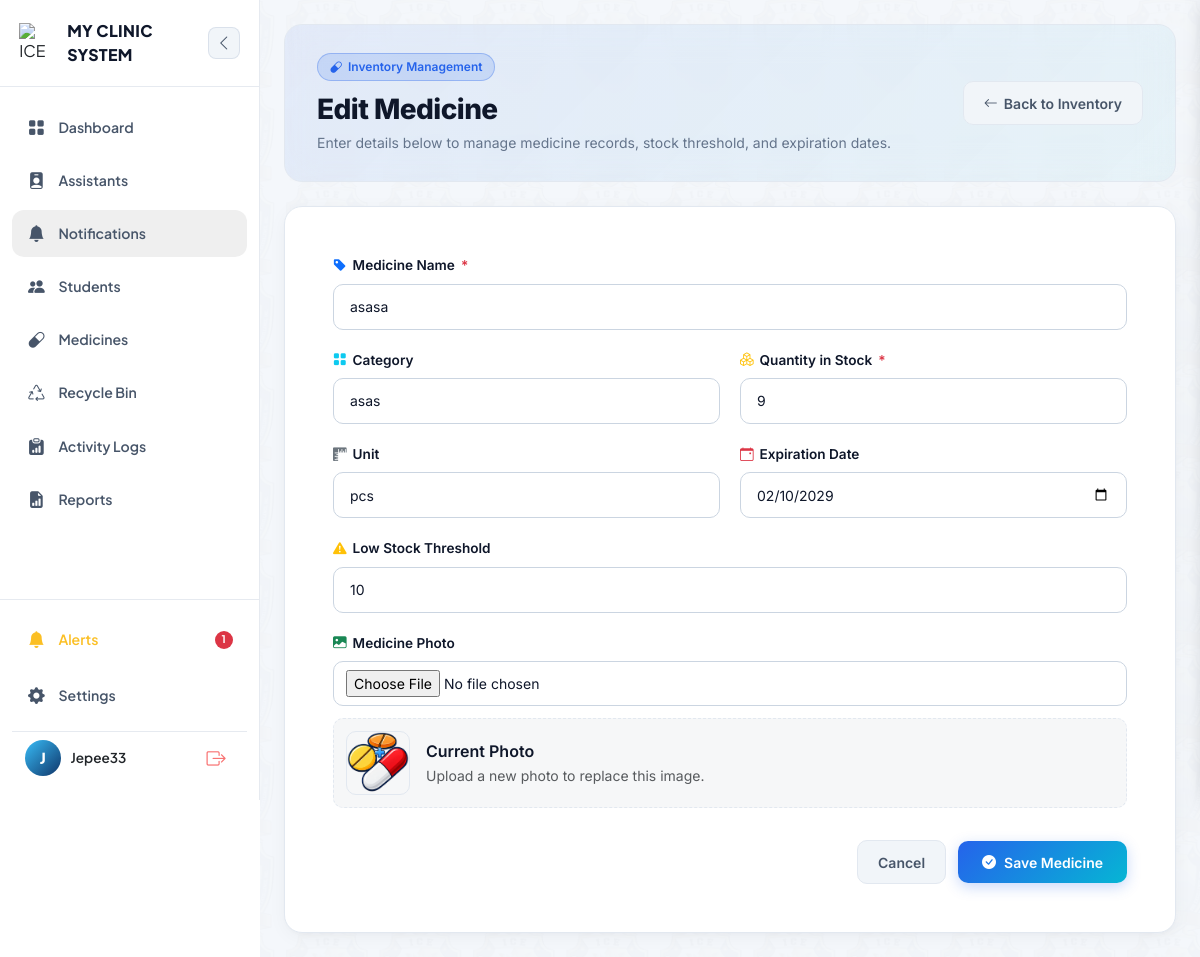
The page /medicines/11/edit/ (signed in) on the database its author committed.
### clinic/models.py (models this page shows, shortened)
class Medicine(models.Model):
    name = models.CharField(max_length=150, unique=True)
    category = models.CharField(max_length=100, blank=True, help_text="hal. Pain Reliever, Antibiotic")
    quantity_in_stock = models.PositiveIntegerField(default=0)
    unit = models.CharField(max_length=30, default='pcs', help_text="hal. pcs, bottles, boxes")
    expiration_date = models.DateField(null=True, blank=True)
    low_stock_threshold = models.PositiveIntegerField(default=10)
    image = models.ImageField(upload_to='medicines/', blank=True, null=True, help_text="Upload an image of the medicine")
    date_added = models.DateTimeField(auto_now_add=True)
    is_deleted = models.BooleanField(default=False)
    deleted_at = models.DateTimeField(null=True, blank=True)
    deleted_by = models.ForeignKey(User, on_delete=models.SET_NULL, null=True, blank=True, related_name='medicines_moved_to_recycle_bin')
    @property
    def is_low_stock(self):
        return self.quantity_in_stock <= self.low_stock_threshold

### clinic/views/medicine.py (the view, shortened to what this page needs)
# urls.py: path('medicines/<int:pk>/edit/', views.medicine_edit, name='medicine_edit'),
@login_required
@role_required("admin", "nurse")
def medicine_edit(request, pk):
    medicine = get_object_or_404(Medicine, pk=pk, is_deleted=False)
    return render(request, "clinic/medicines/medicine_form.html", {"medicine": medicine})

### clinic/templates/clinic/medicines/medicine_form.html (shortened to what this page needs)
{% extends "clinic/base.html" %}
{% load static %}
{% block content %}
<link rel="stylesheet" href="https://cdnjs.cloudflare.com/ajax/libs/animate.css/4.1.1/animate.min.css" />
<div class="cms-container">
    <div class="dashboard-hero-card mb-4 d-flex justify-content-between align-items-center flex-wrap gap-3 ">
        <div>
            <div class="hero-badge">
                <i class="bi bi-capsule"></i> Inventory Management
            </div>
            <h1 class="hero-title">
                {% if medicine %}Edit Medicine{% else %}Add New Medicine{% endif %}
            </h1>
            <p class="hero-subtitle">Enter details below to manage medicine records, stock threshold, and expiration dates.</p>
        </div>
        <div class="d-none d-sm-block">
            <a href="{% url 'medicine_list' %}" class="btn-cms-cancel">
                <i class="bi bi-arrow-left"></i> Back to Inventory
            </a>
        </div>
    </div>
    <div class="cms-card p-4 p-md-5 ">
        <form method="post" enctype="multipart/form-data">
            <div class="form-grid">
                <div class="form-group-full">
                    <label class="cms-label">
                        <i class="bi bi-tag-fill text-primary"></i> Medicine Name <span class="text-danger">*</span>
                    </label>
                    <input type="text" name="name" class="cms-input" value="{{ medicine.name|default:'' }}" placeholder="e.g. Paracetamol" required>
                </div>
                <div>
                    <label class="cms-label">
                        <i class="bi bi-grid-fill text-info"></i> Category
                    </label>
                    <input type="text" name="category" class="cms-input" value="{{ medicine.category|default:'' }}" placeholder="e.g. Pain Reliever">
                </div>
                <div>
                    <label class="cms-label">
                        <i class="bi bi-boxes text-warning"></i> Quantity in Stock <span class="text-danger">*</span>
                    </label>
                    <input type="number" name="quantity_in_stock" class="cms-input" value="{{ medicine.quantity_in_stock|default:'0' }}" required min="0">
                </div>
                <div>
                    <label class="cms-label">
                        <i class="bi bi-rulers text-secondary"></i> Unit
                    </label>
                    <input type="text" name="unit" class="cms-input" value="{{ medicine.unit|default:'pcs' }}" placeholder="e.g. pcs, tablets, mg">
                </div>
                <div>
                    <label class="cms-label">
                        <i class="bi bi-calendar-event text-danger"></i> Expiration Date
                    </label>
                    <input type="date" name="expiration_date" class="cms-input" value="{{ medicine.expiration_date|date:'Y-m-d'|default:'' }}">
                </div>
                <div class="form-group-full">
                    <label class="cms-label">
                        <i class="bi bi-exclamation-triangle-fill text-warning"></i> Low Stock Threshold
                    </label>
                    <input type="number" name="low_stock_threshold" class="cms-input" value="{{ medicine.low_stock_threshold|default:'10' }}" min="0" placeholder="Minimum level before alerting">
                </div>
                <div class="form-group-full">
                    <label class="cms-label">
                        <i class="bi bi-image-fill text-success"></i> Medicine Photo
                    </label>
                    <input type="file" name="image" id="imageInput" class="cms-input" accept="image/*">
                    <div id="previewContainer" class="image-preview-wrapper {% if not medicine.image %}d-none{% endif %}">
                        <img id="imagePreview" src="{% if medicine.image %}{{ medicine.image.url }}{% endif %}" alt="Preview" class="current-image-preview">
                        <div>
                            <span class="d-block fw-semibold fs-7" id="previewLabel">Current Photo</span>
                            <small class="text-muted fs-8">Upload a new photo to replace this image.</small>
                        </div>
                    </div>
                </div>
            </div>
            <div class="button-area">
                <a href="{% url 'medicine_list' %}" class="btn-cms-cancel">Cancel</a>
                <button type="submit" class="btn-cms-primary">
                    <i class="bi bi-check-circle-fill"></i> Save Medicine
                </button>
            </div>
        </form>
    </div>
</div>
{% endblock %}

### clinic/templates/clinic/base.html (shortened to what this page needs)
{% load static %}
<!DOCTYPE html>
<html lang="en">
<head>
    <link href="https://cdn.jsdelivr.net/npm/bootstrap@5.3.0/dist/css/bootstrap.min.css" rel="stylesheet">
    <link rel="stylesheet" href="https://cdn.jsdelivr.net/npm/bootstrap-icons@1.11.0/font/bootstrap-icons.css">
</head>
<body class="bg-body text-body">
    <div style="display: flex; min-height: 100vh; width: 100%; position: relative;">
        <aside id="appSidebar">
            <div>
                <div class="sidebar-header-glass">
                    <div class="brand-logo-container" id="logoToggleBtn"
                        style="display: flex; align-items: center; gap: 0.5rem; cursor: pointer;"
                        title="Toggle Sidebar">
                        <img src="{% static 'clinic/img/me.png' %}" alt="ICE Clinic Logo"
                            style="width: 40px; height: 40px; object-fit: contain;">
                        <span class="brand-text">MY CLINIC SYSTEM</span>
                    </div>
                    <button class="sidebar-toggle-btn desktop-toggle-btn d-none d-lg-flex" id="toggleSidebarDesktopBtn"
                        title="Toggle Sidebar">
                        <i class="bi bi-chevron-left"></i>
                    </button>
                </div>
                <nav style="padding: 1rem 0.75rem;">
                    <a href="{% url 'dashboard' %}"
                        class="nav-item-link {% if request.resolver_match.url_name == 'dashboard' %}active{% endif %}"
                        title="Dashboard">
                        <i class="bi bi-grid-fill"></i>
                        <span>Dashboard</span>
                    </a>
                    {% if user.is_authenticated and user.profile.role == 'admin' %}
                    <a href="{% url 'nurse_list' %}"
                        class="nav-item-link {% if request.resolver_match.url_name == 'nurse_list' or request.resolver_match.url_name == 'nurse_detail' %}active{% endif %}"
                        title="Assistants"><i class="bi bi-person-badge-fill"></i><span>Assistants</span></a>
                    <button class="nav-item-link w-100 border-0 text-start" type="button" id="notifBellBtn"
                        title="Notifications">
                    <i class="bi bi-bell-fill"></i><span>Notifications</span>
                </button>
                {% endif %}
                    <a href="{% url 'student_records' %}"
                        class="nav-item-link {% if request.resolver_match.url_name == 'student_records' %}active{% endif %}"
                        title="Students">
                        <i class="bi bi-people-fill"></i>
                        <span>Students</span>
                    </a>
                    <a href="{% url 'medicine_list' %}"
                        class="nav-item-link {% if request.resolver_match.url_name == 'medicine_list' %}active{% endif %}"
                        title="Medicines">
                        <i class="bi bi-capsule"></i>
                        <span>Medicines</span>
                    </a>
                    {% if user.is_authenticated and user.profile.role == 'admin' %}
                    <a href="{% url 'trash_list' %}"
                        class="nav-item-link {% if request.resolver_match.url_name == 'trash_list' or request.resolver_match.url_name == 'trash_legacy' %}active{% endif %}"
                        title="Recycle Bin">
                        <i class="bi bi-recycle"></i><span>Recycle Bin</span>
                    </a>
                    <a href="{% url 'activity_log_list' %}"
                        class="nav-item-link {% if request.resolver_match.url_name == 'activity_log_list' %}active{% endif %}"
                        title="Activity Logs">
                        <i class="bi bi-clipboard-data-fill"></i><span>Activity Logs</span>
                    </a>
                    {% endif %} <a href="{% url 'reports' %}"
                        class="nav-item-link {% if request.resolver_match.url_name == 'reports' %}active{% endif %}"
                        title="Reports">
                        <i class="bi bi-file-earmark-bar-graph-fill"></i>
                        <span>Reports</span>
                    </a>
                </nav>
            </div>
            <div class="sidebar-footer-glass">
                {% if nav_low_stock_count %}
                <a href="{% url 'medicine_list' %}" class="nav-item-link" style="color: #fbbf24; margin-bottom: 0.5rem;"
                    title="Alerts">
                    <i class="bi bi-bell-fill"></i>
                    <span>Alerts</span>
                    <span class="badge rounded-pill bg-danger ms-auto nav-badge">{{ nav_low_stock_count }}</span>
                </a>
                {% endif %}
                <a href="{% url 'settings' %}"
                    class="nav-item-link {% if request.resolver_match.url_name == 'settings' %}active{% endif %}"
                    style="margin-bottom: 0.75rem;" title="Settings">
                    <i class="bi bi-gear-fill"></i>
                    <span>Settings</span>
                </a>
                {% if user.is_authenticated %}
                <div class="user-profile-card"
                    style="display: flex; align-items: center; justify-content: space-between; padding: 0.5rem 0.8rem;">
                    <div style="display: flex; align-items: center; gap: 0.6rem; overflow: hidden;">
                        <div class="user-avatar-glow"
                            title="{% if user.first_name %}{{ user.first_name }} {{ user.last_name }}{% else %}{{ user.username|title }}{% endif %}">
                            {% if user.first_name %}
                            {{ user.first_name|slice:":1"|upper }}{% if user.last_name %}{{
                            user.last_name|slice:":1"|upper }}{% endif %}
                            {% else %}
                            {{ user.username|slice:":1"|upper }}
                            {% endif %}
                        </div>
                        <div class="user-info-text" style="overflow: hidden; font-size: 0.85rem; font-weight: 600;">
                            {% if user.first_name %}
                            {{ user.first_name }} {{ user.last_name }}
                            {% else %}
                            {{ user.username|title }}
                            {% endif %}
                        </div>
                    </div>
                    <form action="{% url 'logout' %}" method="post" style="margin: 0;">
                        <button type="submit" class="btn-logout" title="Logout"
                            style="background: none; border: none; cursor: pointer; display: flex; align-items: center;">
                            <i class="bi bi-box-arrow-right" style="font-size: 1.2rem;"></i>
                        </button>
                    </form>
                </div>
                {% endif %}
            </div>
        </aside>
        <div class="main-container">
            <main class="content-main"
                style="background-image: url(&quot;{% static 'clinic/img/studentbackground.png' %}&quot;); background-repeat: repeat; background-size: cover; background-attachment: fixed;">
                <div class="content-inner">
                    {% block content %}{% endblock %}
                </div>
            </main>
        </div>
    </div>
</body>
</html>

### rows shown on the page
Medicine: name "asasa", category "asas", quantity_in_stock "9", unit "pcs", expiration_date "02/10/2029", low_stock_threshold "10", image (picture)

### other values the page prints
{{ nav_low_stock_count }} "1"
{{ user.username|slice:":1"|upper }} "J"
{{ user.username|title }} "Jepee33"
